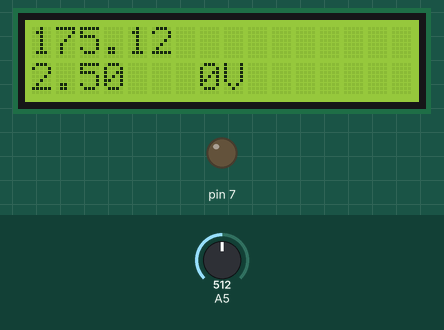
A sketch run on a simulated Arduino Uno, built with avr-gcc and run on an emulated ATmega328P. On the bench: 16×2 character LCD, output pins drawn as LEDs (lit = HIGH). The test bench sets the inputs (shaded band); at power-on: A5 = 512.

Above: at 1.2 s.
1.3 s: A5 set to 716
At 2.4 s:
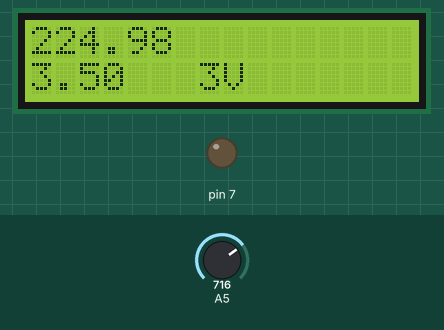
2.8 s: A5 set to 900
At 3.6 s:
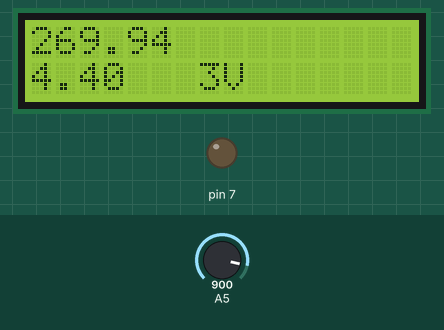
4.3 s: A5 set to 1023
At 4.7 s:
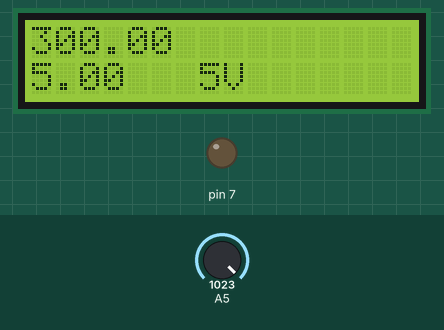
Timing chart, 0 to 7.3 s (numbered marks = the images above; inputs shaded):
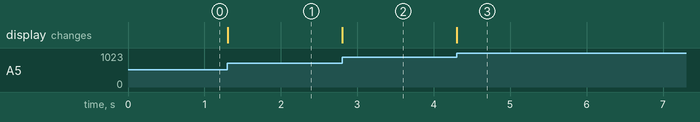

The sketch:

week6Task2Final.ino
```cpp
#include <LiquidCrystal.h>

// initialize the library by associating any needed LCD interface pin
// with the arduino pin number it is connected to
const int rs = 12, en = 11, d4 = 5, d5 = 4, d6 = 3, d7 = 2;
LiquidCrystal lcd(rs, en, d4, d5, d6, d7);

void setup() {
  Serial.begin(9600);//bus speed
  lcd.begin(16,2);

  pinMode(A5,INPUT);
  pinMode(7,OUTPUT);
}

void loop() {

  double sensor_valueA5= analogRead(A5);
  // Convert the analog reading (which goes from 0 - 1023)
  //to a voltage (0 - 5V)
  double current_voltage = sensor_valueA5 * (5.0 / 1023.0);
  lcd.setCursor(0,1);
  lcd.print(current_voltage);
  //scaled volatge (0-5) to the scale of (50-300)
  double new_value = 50 + (current_voltage *50);
  lcd.setCursor(0,0);
  lcd.print(new_value);

  // printing voltage at 0,3 and 5
  if(new_value>=50 && new_value<200 ){
    lcd.setCursor(7,1);
  //Serial.print(nvoltage);
  lcd.print(String(int(current_voltage=0)) +"V");
  }else if(new_value>=200 && new_value<300){
    lcd.setCursor(7,1);
  //Serial.print(nvoltage);
  lcd.print(String(int(current_voltage=3)) +"V");
  }else if(new_value>=300){
  	lcd.setCursor(7,1);
  //Serial.print(nvoltage);
  lcd.print(String(int(current_voltage=5)) +"V");
  }

}
```

Measured:
- after the input at 1.3 s, the display: changes at once (image 1)
- after the input at 2.8 s, the display: changes at once (image 2)
- after the input at 4.3 s, the display: changes at once (image 3)
